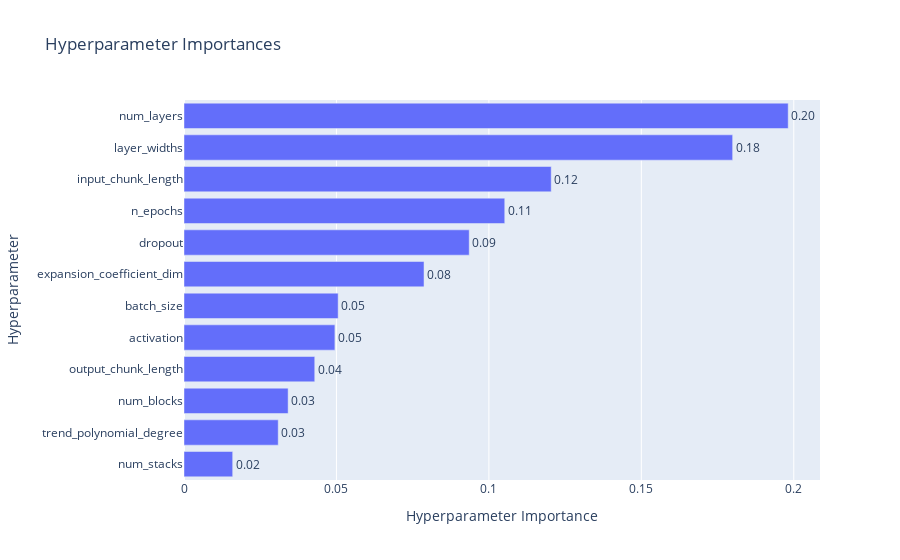

The cell this chart's notebook holds for it:
### Code cell
plot_param_importances(study)

### Figure 1 — Plotly figure (JSON) as saved in the notebook; plotly's stock layout.template omitted (floating-point values rounded to 4 significant figures)
{"data": [{"cliponaxis": false, "hovertemplate": ["num_stacks (IntDistribution): 0.01596976720723353<extra></extra>", "trend_polynomial_degree (IntDistribution): 0.03090187669752228<extra></extra>", "num_blocks (IntDistribution): 0.034152276252920936<extra></extra>", "output_chunk_length (IntDistribution): 0.04288329168470885<extra></extra>", "activation (CategoricalDistribution): 0.049493704706384874<extra></extra>", "batch_size (IntDistribution): 0.05056142745186473<extra></extra>", "expansion_coefficient_dim (CategoricalDistribution): 0.07872728126597935<extra></extra>", "dropout (FloatDistribution): 0.09354864083327624<extra></extra>", "n_epochs (IntDistribution): 0.10520318725361406<extra></extra>", "input_chunk_length (IntDistribution): 0.12044344992830464<extra></extra>", "layer_widths (IntDistribution): 0.17994700560850824<extra></extra>", "num_layers (IntDistribution): 0.1981680911096823<extra></extra>"], "name": "Objective Value", "orientation": "h", "text": ["0.02", "0.03", "0.03", "0.04", "0.05", "0.05", "0.08", "0.09", "0.11", "0.12", "0.18", "0.20"], "textposition": "outside", "type": "bar", "x": [0.01597, 0.0309, 0.03415, 0.04288, 0.04949, 0.05056, 0.07873, 0.09355, 0.1052, 0.1204, 0.1799, 0.1982], "y": ["num_stacks", "trend_polynomial_degree", "num_blocks", "output_chunk_length", "activation", "batch_size", "expansion_coefficient_dim", "dropout", "n_epochs", "input_chunk_length", "layer_widths", "num_layers"]}], "layout": {"title": {"text": "Hyperparameter Importances"}, "xaxis": {"title": {"text": "Hyperparameter Importance"}}, "yaxis": {"title": {"text": "Hyperparameter"}}}}
